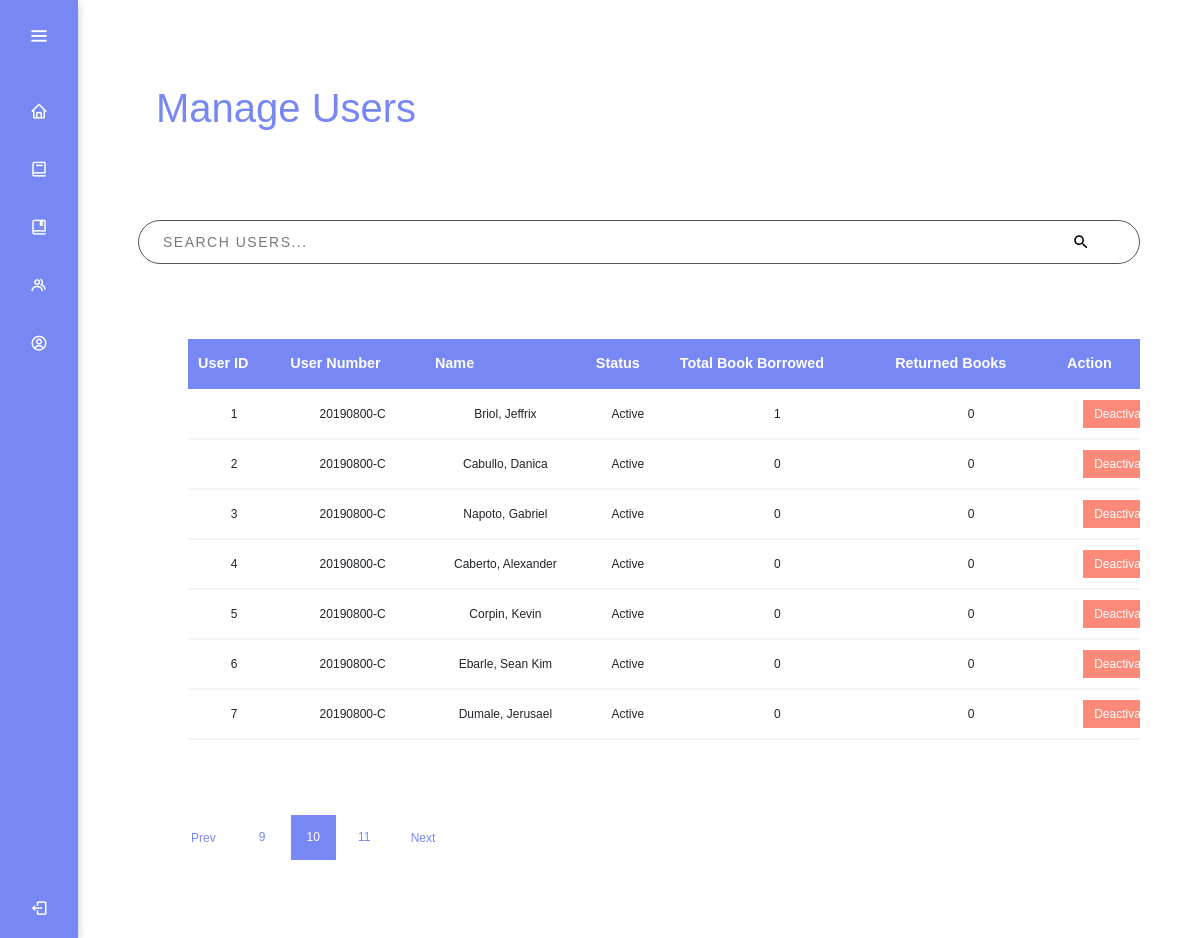
Screenshot of /admin/user.php with the database file from the repository.
### tables this page shows
create table teamsuser(
	userId int primary key auto_increment,
    userFirstname varchar(255) not null,
    userLastname varchar(255) not null,
    userNumber varchar(255) not null,
    userStatus varchar(255) default "active",
    userTBorrow int default 0,
    userTReturn int default 0,
    userStamp datetime default current_timestamp
    
);

### data/control.php (called while the page is built, shortened)
<?php
    require "connection.php";
    $colorQuery = "SELECT * FROM themecolor where colorId = 1";
    $color = mysqli_query($connect, $colorQuery);
    $fetchColor = mysqli_fetch_assoc($color);
?>

### admin/user.php (the view, shortened to what this page needs)
<?php
    require "../data/control.php";
?>
<!DOCTYPE html>
<html>
    <head>
        <link href="https://cdn.jsdelivr.net/npm/bootstrap@5.0.2/dist/css/bootstrap.min.css" rel="stylesheet">
        <link href='https://unpkg.com/boxicons@2.0.7/css/boxicons.min.css' rel='stylesheet'>
        <link rel="stylesheet" type="text/css" href="design.css"/>
    </head>
    <body style="background-color: <?php echo $fetchColor['color_9']?>">
        <div class="sidebar" style="background-color: <?php echo $fetchColor['color_7']?>">
            <div class="logo-details">
                <i class='bx bx-menu' id="btn" ></i>
            </div>
            <ul class="nav-list">
              <li>
                <a href="dashboard.php">
                  <i class='bx bx-home'></i>
                </a>
              </li>
              <li>
               <a href="books.php">
                 <i class='bx bx-book' ></i>
               </a>
             </li>
             <li>
               <a href="#" id="feat-btn">
                <i class='bx bx-book-bookmark' ></i>
               </a>
             </li>
             <li>
               <a href="user.php">
                <i class='bx bx-group' ></i>
               </a>
             </li>
             <li>
               <a href="profile.php">
                <i class='bx bx-user-circle' ></i>
               </a>
             </li>
             <li class="profile">
                 <div class="profile-details">
                   <div class="name_job">
                     <div class="name">Jerusael Dumale</div>
                     <div class="job">Programmer</div>
                   </div>
                 </div>
                 <i class='bx bx-log-out' id="log_out" ></i>
             </li>
            </ul>
          </div>
          <section class="home-section"style="padding: 5%;">
              <div class="text" style="font-size: 40px; color: #7788F4;">Manage Users</div>
              <div class="search__container">
                <input class="search__input" type="text" placeholder="Search Users...">
              </div>
              <div class="container-fluid" style="padding: 5%; overflow-x: scroll; ">
                <table style="width:100%; border-collapse:collapse; margin:25px 0; font-size:0.9em; border-radius:5px 5px 0 0;min-width: 1000px;">
                  <thead style="background-color: #7788F4; color: #FFF; text-align: center; height: 50px; vertical-align: middle;">
                    <th>User ID</th>
                    <th>User Number</th>
                    <th>Name</th>
                    <th>Status</th>
                    <th>Total Book Borrowed</th>
                    <th>Returned Books</th>
                    <th>Action</th>
                  </thead>
                  <tbody>
                  <?php
                    $dataQuery = "SELECT * FROM teamsuser";
                    $data = mysqli_query($connect, $dataQuery);
                    for($i = 0; $row = mysqli_fetch_array($data); $i++){
                    ?>
                    <tr style="border-bottom:2px solid whitesmoke;">
                      <td><?php echo $row['userId']; ?></td>
                      <td><?php echo $row['userNumber']; ?></td>
                      <td><?php echo ucwords($row['userLastname']); ?>, <?php echo ucwords($row['userFirstname']); ?></td>
                      <td><?php echo ucwords($row['userStatus']); ?></td>
                      <td><?php echo $row['userTBorrow']; ?></td>
                      <td><?php echo $row['userTReturn']; ?></td>
                      <td><button style="padding: 5px; width: 80px; color: #fff; background-color: #FD8978; border: #FD8978;">Deactivate</button></td>
                    </tr>
                    <?php } ?>
                  </tbody>
                </table>
              </div>
              <div class="pagination">
                <ul>  </ul>
              </div>
          </section>
    </body>
</html>

### admin/design.css (style rules this page uses)
* { margin: 0; padding: 0; box-sizing: border-box; font-family: "Poppins" , sans-serif; }
div.sidebar { position: fixed; left: 0; top: 0; height: 100%; width: 78px; background: #7788F4; padding: 6px 14px; z-index: 99; transition: all 0.5s ease; box-shadow: rgba(0, 0, 0, 0.24) 0px 3px 8px; }
div.sidebar div.logo-details { height: 60px; display: flex; align-items: center; position: relative; }
div.sidebar div.logo-details #btn { position: absolute; top: 50%; right: 0; transform: translateY(-50%); font-size: 22px; transition: all 0.4s ease; font-size: 23px; text-align: center; cursor: pointer; transition: all 0.5s ease; }
div.sidebar i { color: #fff; height: 60px; min-width: 50px; font-size: 28px; text-align: center; line-height: 60px; }
div.sidebar ul.nav-list { margin-top: 20px; height: 100%; padding-left: 0px; }
div.sidebar li { position: relative; margin: 8px 0; list-style: none; }
div.sidebar li a { display: flex; height: 100%; width: 100%; border-radius: 7px; border-radius: 12px; align-items: center; text-decoration: none; transition: all 0.4s ease; background: #7788F4; }
div.sidebar li i { height: 50px; line-height: 50px; font-size: 18px; border-radius: 12px; }
div.sidebar li.profile { position: fixed; height: 60px; width: 78px; left: 0; bottom: -8px; padding: 10px 14px; background: #7788F4; transition: all 0.5s ease; overflow: hidden; }
div.sidebar li div.profile-details { display: flex; align-items: center; flex-wrap: nowrap; }
div.sidebar li.profile div.name, div.sidebar li.profile div.job { font-size: 15px; font-weight: 400; color: #fff; white-space: nowrap; }
div.sidebar li.profile div.job { font-size: 12px; }
div.sidebar li.profile #log_out { position: absolute; top: 50%; right: 0; transform: translateY(-50%); background: #7788F4; width: 100%; height: 60px; line-height: 60px; border-radius: 0px; transition: all 0.5s ease; }
section.home-section { position: relative; background: #fff; min-height: 100vh; top: 0; left: 78px; width: calc(100% - 78px); transition: all 0.5s ease; z-index: 2; }
section.home-section div.text { display: inline-block; color: #11101d; font-size: 25px; font-weight: 500; margin: 18px }
td { padding: 5px 10px; text-align: left; font-size: 9pt; height: 50px; }
th { padding: 5px 10px; text-align: left; }
div.search__container { padding-top: 5%; }
td { padding: 5px 10px; text-align: center; font-size: 9pt; height: 50px; }
div.search__container { padding-top: 64px; }
input.search__input { width: 100%; padding: 12px 24px; background-color: transparent; transition: transform 250ms ease-in-out; font-size: 14px; line-height: 18px; color: #575756; background-color: #fff; background-color: transparent; background-repeat: no-repeat; background-size: 18px 18px; background-position: 95% center; border-radius: 7px; border: 1px solid #fff; border-radius: 50px; border: 1px solid #575756; transition: all 250ms ease-in-out; backface-visibility: hidden; transform-style: preserve-3d; }
input.search__input::placeholder { color: rgba(87, 87, 86, 0.8); text-transform: uppercase; letter-spacing: 1.5px; }
div.pagination ul { width: 100%; display: flex; }

### rows the page displays
teamsuser: userId "1", userNumber "20190800-C", userLastname "Briol", userFirstname "Jeffrix", userStatus "Active", userTBorrow "1", userTReturn "0"
teamsuser: userId "2", userNumber "20190800-C", userLastname "Cabullo", userFirstname "Danica", userStatus "Active", userTBorrow "0", userTReturn "0"
teamsuser: userId "3", userNumber "20190800-C", userLastname "Napoto", userFirstname "Gabriel", userStatus "Active", userTBorrow "0", userTReturn "0"
teamsuser: userId "4", userNumber "20190800-C", userLastname "Caberto", userFirstname "Alexander", userStatus "Active", userTBorrow "0", userTReturn "0"
teamsuser: userId "5", userNumber "20190800-C", userLastname "Corpin", userFirstname "Kevin", userStatus "Active", userTBorrow "0", userTReturn "0"
teamsuser: userId "6", userNumber "20190800-C", userLastname "Ebarle", userFirstname "Sean Kim", userStatus "Active", userTBorrow "0", userTReturn "0"
teamsuser: userId "7", userNumber "20190800-C", userLastname "Dumale", userFirstname "Jerusael", userStatus "Active", userTBorrow "0", userTReturn "0"
